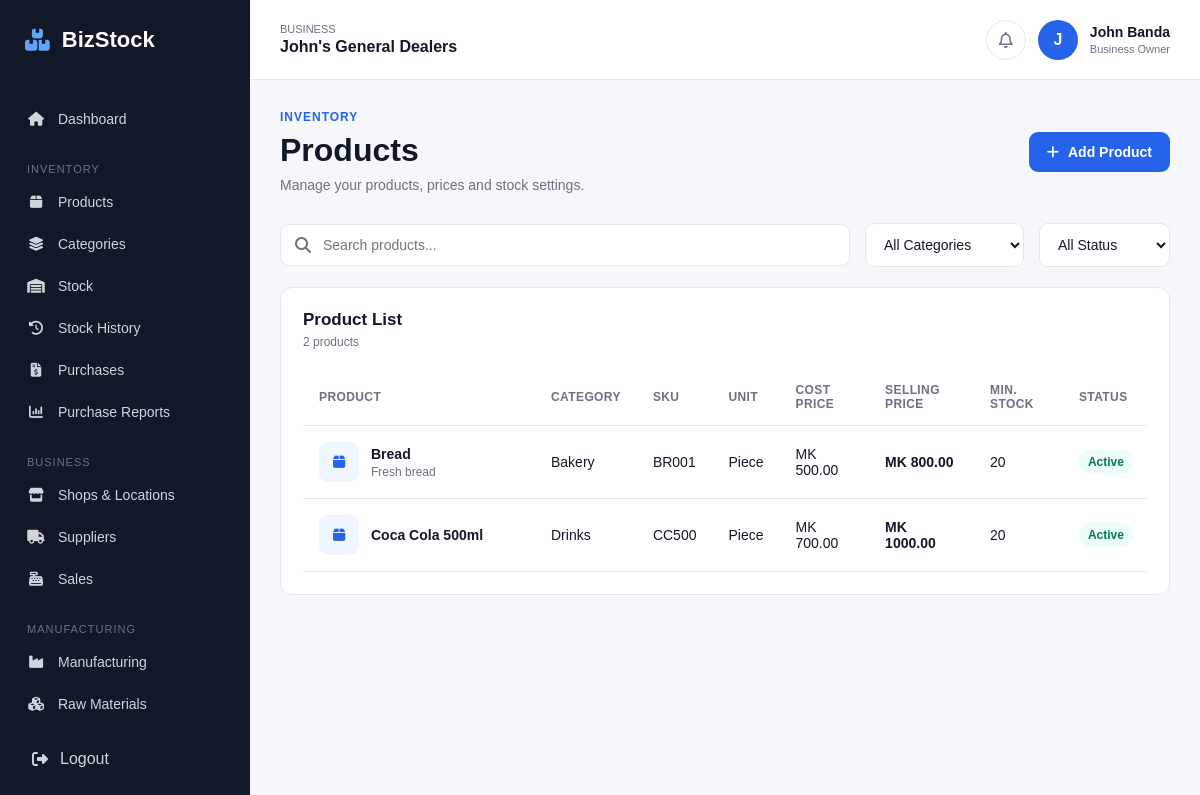
/inventory/products/ (signed in), run on an earlier commit of the app's database.
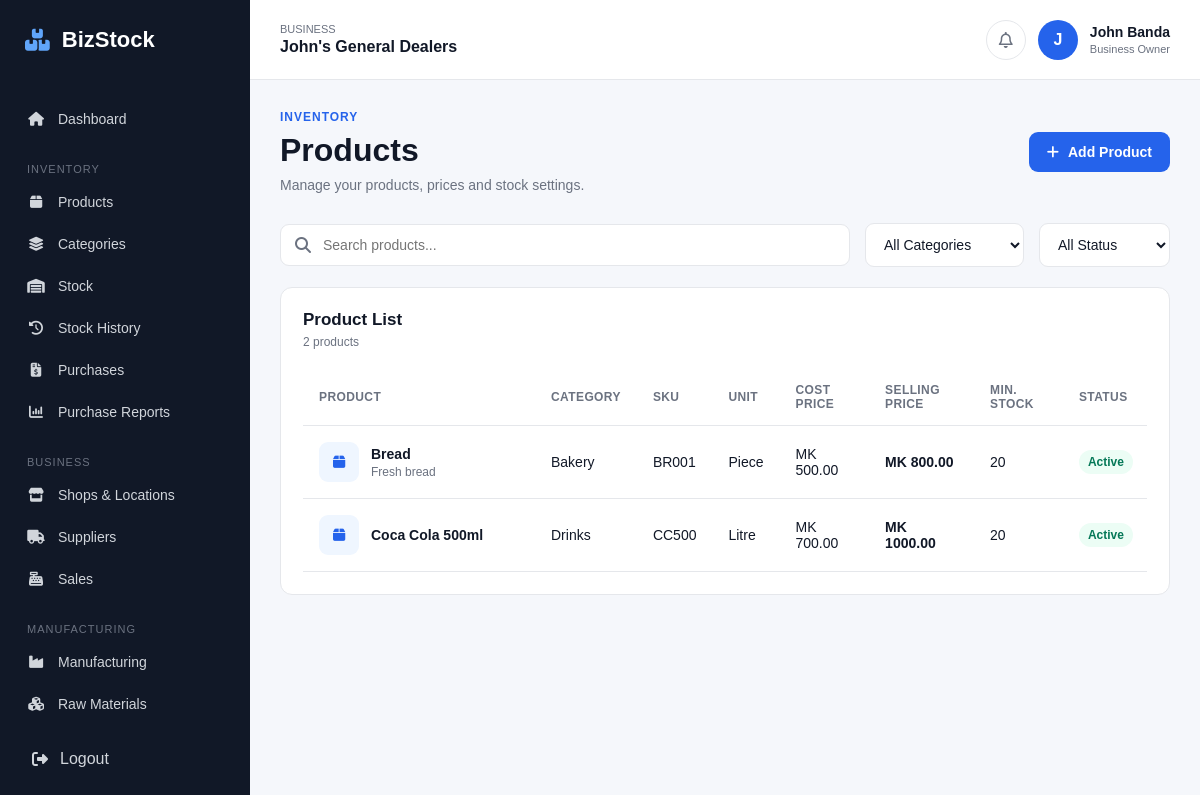
And on a later commit of the database.
### inventory/models.py (models this page shows, shortened)
class Product(models.Model):
    UNIT_CHOICES = [
        ('piece', 'Piece'),
        ('kg', 'Kilogram'),
        ('g', 'Gram'),
        ('litre', 'Litre'),
        ('ml', 'Millilitre'),
        ('box', 'Box'),
        ('pack', 'Pack'),
        ('dozen', 'Dozen'),
    ]
    business = models.ForeignKey(
        Business,
        on_delete=models.CASCADE,
        related_name='products'
    )
    category = models.ForeignKey(
        Category,
        on_delete=models.SET_NULL,
        null=True,
        blank=True,
        related_name='products'
    )
    name = models.CharField(max_length=200)
    sku = models.CharField(
        max_length=100,
        blank=True
    )
    description = models.TextField(
        blank=True
    )
    unit = models.CharField(
        max_length=20,
        choices=UNIT_CHOICES,
        default='piece'
    )
    cost_price = models.DecimalField(
        max_digits=12,
        decimal_places=2,
        default=0
    )
    selling_price = models.DecimalField(
        max_digits=12,
        decimal_places=2,
        default=0
    )
    minimum_stock = models.DecimalField(
        max_digits=12,
        decimal_places=2,
        default=0
    )
    is_active = models.BooleanField(
        default=True
    )
    created_at = models.DateTimeField(
        auto_now_add=True
    )
    updated_at = models.DateTimeField(
        auto_now=True
    )
    class Meta:
        ordering = ['name']

class Category(models.Model):
    business = models.ForeignKey(
        Business,
        on_delete=models.CASCADE,
        related_name='categories'
    )
    name = models.CharField(max_length=100)
    created_at = models.DateTimeField(auto_now_add=True)
    class Meta:
        verbose_name_plural = 'Categories'
        ordering = ['name']

### inventory/views.py (the view)
# urls.py: path('products/', views.product_list, name='product_list'),
@login_required
def product_list(request):
    business = request.user.userprofile.business
    products = Product.objects.filter(
        business=business
    ).select_related('category')
    categories = Category.objects.filter(
        business=business
    )
    context = {
        'products': products,
        'categories': categories,
    }
    return render(
        request,
        'inventory/product_list.html',
        context
    )

### templates/inventory/product_list.html (shortened to what the changed rows need)
{% extends 'base.html' %}
{% block content %}
<div class="page-header">
    <div>
        <h1>Products</h1>
    </div>
</div>
<div class="dashboard-panel">
    <div class="panel-header">
        <div>
            <h2>Product List</h2>
        </div>
    </div>
    {% if products %}
        <div class="table-container">
            <table class="data-table">
                <thead>
                    <tr>
                        <th>Product</th>
                        <th>Category</th>
                        <th>SKU</th>
                        <th>Unit</th>
                        <th>Cost Price</th>
                        <th>Selling Price</th>
                        <th>Min. Stock</th>
                        <th>Status</th>
                    </tr>
                </thead>
                <tbody>
                    {% for product in products %}
                        <tr>
                            <td>
                                <div class="product-name">
                                    <div class="product-icon">
                                        <i class="fa-solid fa-box"></i>
                                    </div>
                                    <div>
                                        <strong>
                                            {{ product.name }}
                                        </strong>
                                    </div>
                                </div>
                            </td>
                            <td>
                                {% if product.category %}
                                    {{ product.category.name }}
                                {% else %}
                                    <span class="muted">
                                        Uncategorized
                                    </span>
                                {% endif %}
                            </td>
                            <td>
                                {{ product.sku|default:"—" }}
                            </td>
                            <td>
                                {{ product.get_unit_display }}
                            </td>
                            <td>
                                MK {{ product.cost_price|floatformat:2 }}
                            </td>
                            <td>
                                <strong>
                                    MK {{ product.selling_price|floatformat:2 }}
                                </strong>
                            </td>
                            <td>
                                {{ product.minimum_stock|floatformat:0 }}
                            </td>
                            <td>
                                {% if product.is_active %}
                                    <span class="status-badge active">
                                        Active
                                    </span>
                                {% else %}
                                    <span class="status-badge inactive">
                                        Inactive
                                    </span>
                                {% endif %}
                            </td>
                        </tr>
                    {% endfor %}
                </tbody>
            </table>
        </div>
    {% endif %}
</div>
{% endblock %}

What changed in the data, as far as the page shows it:
changed Product "Coca Cola 500ml": unit "Piece" → "Litre"
